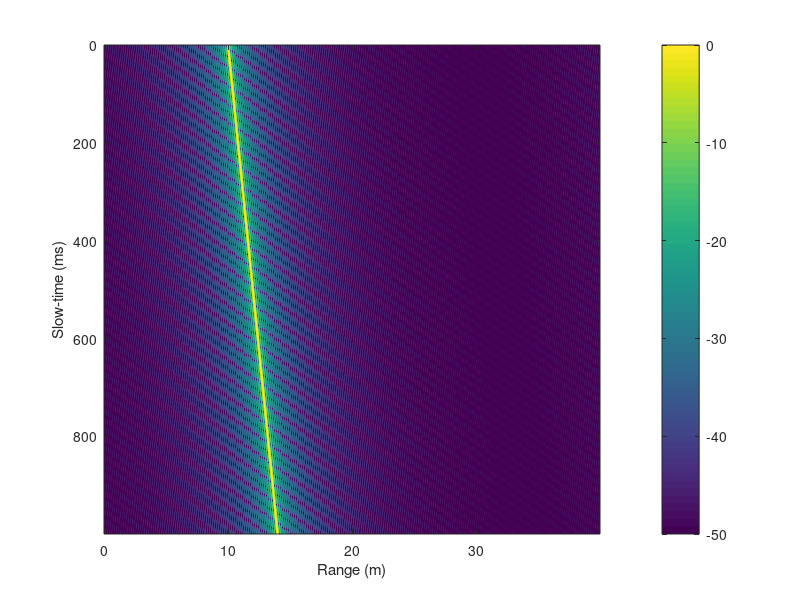
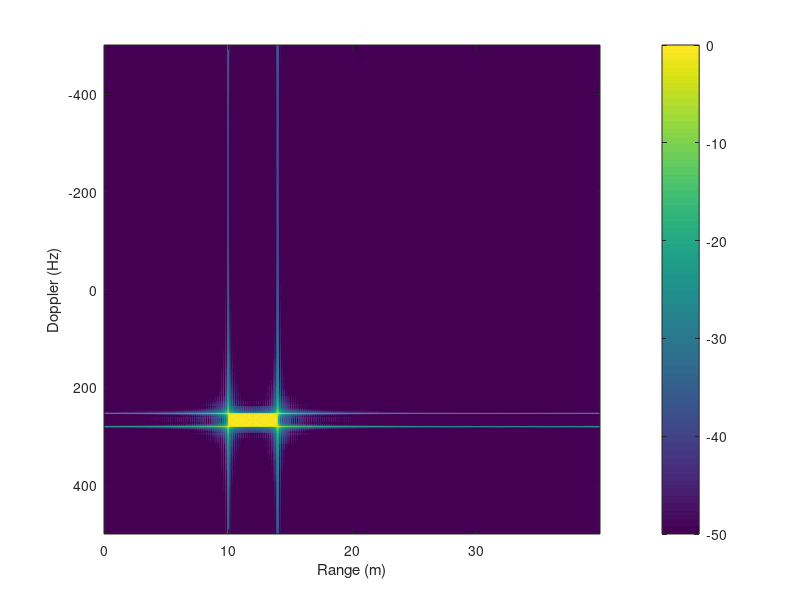

Write the MATLAB code that produced these figures, in order.
% A simple FMCW radar-signal simulation (a single scatterer)

% General parameters
c = 3e8; % Speed of light (m/s)

% Radar parameters
fc = 10e9; % Central frequency (Hz)
B = 1e9; % Bandwidth (Hz)
T = 1e-3; % Period interval (s)
CPI = 1; % Coherent Processing Interval (s)

% Target parameters
R0 = 10; % Initial range (m)
v = 4; % Along-LOS speed (m/s)

% Transmitted signal
gamma = B/T; % Chirp rate (Hz/s)
fs = 4*(2*gamma*R0/c); % Sampling frequency
t = -(T/2):(1/fs):(T/2); % Fast-time vector (s)
st = exp(j*(2*pi*fc*t + pi*gamma*t.^2)); % Transmitted signal

% Raw-data matrix
M = length(t); % Length of fast-time vector
N = floor(CPI/T); % Number of slow-time instants
tau = (0:(N-1))*T; % Slow-time vector (s)
raw_data = zeros(N,M);
for n = 1:N
    R = R0 + v * tau(n); % Range of the scatter for the n-th slow-time instant
    delay = 2*R/c; % Delay
    sr = exp(j*(2*pi*fc*(t-delay) + pi*gamma*(t-delay).^2)); % Received signal
    sb = st.*conj(sr); % Beat signal
    raw_data(n,:) = sb;
end

% Range-profile matrix and ISAR image
Nfft = 2048; % Number of FFT points for fast-time
Nfft_dop = 2048; % Even number of FFT points for slow-time
range_axis = (0:(Nfft-1))*(fs/Nfft)*(c/(2*gamma)); % Range axis
Doppler_axis = (-(Nfft_dop/2):(Nfft_dop/2 - 1))*(1/T)/Nfft_dop; % Doppler axis

range_profiles = fft(raw_data,Nfft,2); % Range-profile matrix
ISAR_image = fft(range_profiles,Nfft_dop,1); % ISAR image
ISAR_image = fftshift(ISAR_image,1);

% Plotting
figure;imagesc(range_axis,tau*1e3,20*log10(abs(range_profiles)/max(max(abs(range_profiles)))),[-50 0]);
colorbar; xlabel('Range (m)'); ylabel('Slow-time (ms)');
figure;imagesc(range_axis,Doppler_axis,20*log10(abs(ISAR_image)/max(max(abs(ISAR_image)))),[-50 0]);
colorbar; xlabel('Range (m)'); ylabel('Doppler (Hz)');

